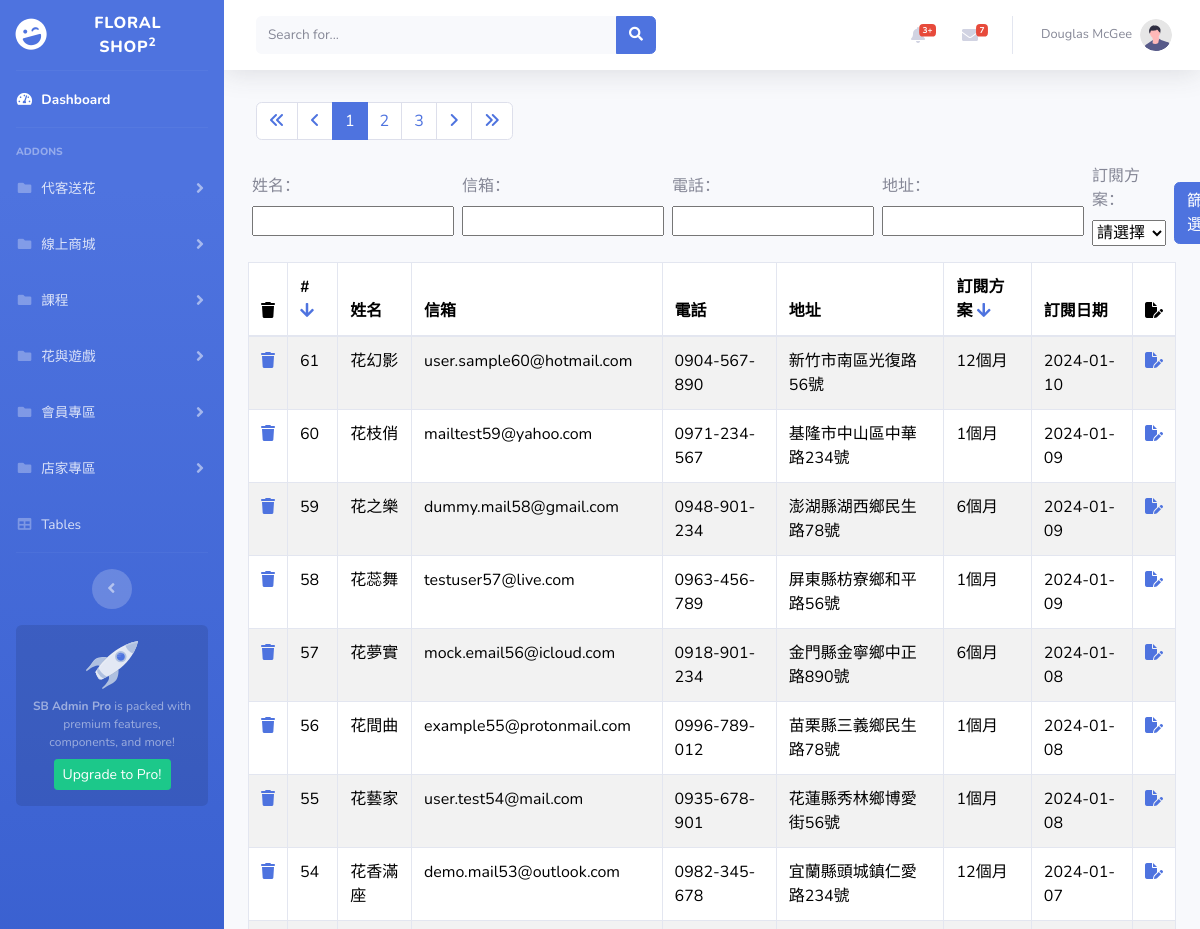
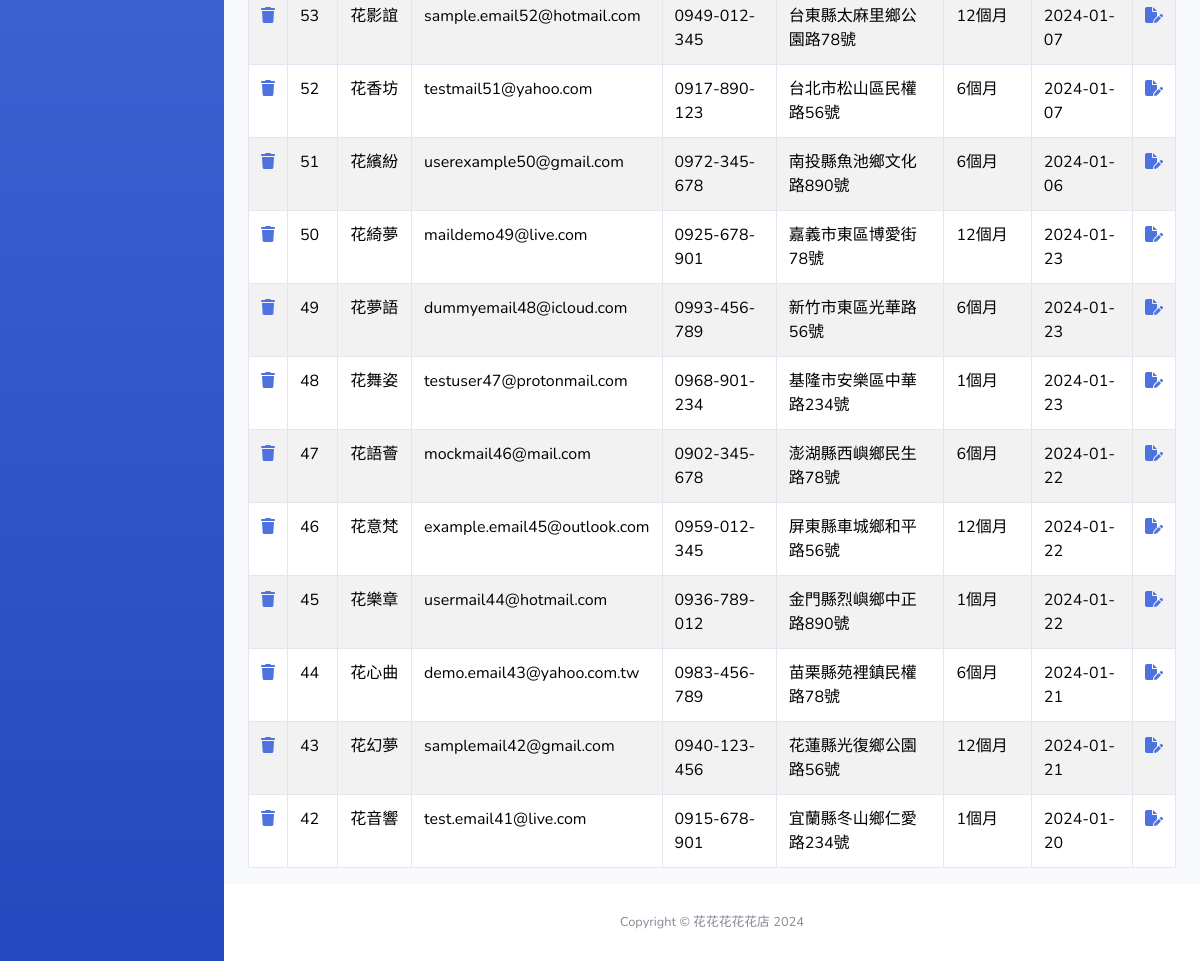
/pages/store/list-admin.php, run on the app's committed database (2 pictures, top to bottom).
### tables this page shows
CREATE TABLE `store` (
  `store_id` int(11) NOT NULL,
  `store_name` varchar(255) NOT NULL,
  `store_account` varchar(255) NOT NULL,
  `store_password` varchar(255) NOT NULL,
  `store_intro` varchar(255) DEFAULT NULL,
  `store_address` varchar(255) DEFAULT NULL,
  `store_path` varchar(255) DEFAULT NULL,
  `store_email` varchar(255) DEFAULT NULL,
  `store_tel` varchar(255) DEFAULT NULL,
  `sub_date` date DEFAULT NULL,
  `sub_id` int(11) DEFAULT NULL,
  `permission_id` int(11) NOT NULL DEFAULT 2
);

CREATE TABLE `store_sub` (
  `sub_id` int(11) NOT NULL,
  `sub_name` varchar(255) NOT NULL,
  `price` int(11) NOT NULL
);

### pages/store/list-admin.php (the view, shortened to what this page needs)
<?php
require '../parts/db_connect.php';
$perPage = 20;
$page = isset($_GET['page']) ? intval($_GET['page']) : 1;
$t_sql = "SELECT COUNT(1) FROM store";
$row = $pdo->query($t_sql)->fetch(PDO::FETCH_NUM);
$totalRows = $row[0];
$totalPages = 0;
$rows = [];
if ($totalRows > 0) {
    $totalPages = ceil($totalRows / $perPage);
    $order = isset($_GET['order']) ? $_GET['order'] : 'desc';
    $sql = "SELECT store_id, store_name, store_email, store_tel, store_address, sub_name, sub_date
        FROM store
        LEFT JOIN store_sub ON store.sub_id = store_sub.sub_id";
    if (isset($_GET['orderBy'])) {
        $orderField = $_GET['orderBy'];
        $orderType = ($order === 'desc') ? 'DESC' : 'ASC';
        $sql .= " ORDER BY store.$orderField $orderType";
    } else {
        $sql .= " ORDER BY store.store_id DESC";
    }
    $sql .= " LIMIT :offset, :limit";
    $stmt = $pdo->prepare($sql);
    $stmt->bindValue(':offset', ($page - 1) * $perPage, PDO::PARAM_INT);
    $stmt->bindValue(':limit', $perPage, PDO::PARAM_INT);
    $stmt->execute();
    $rows = $stmt->fetchAll();
}
?>
<?php include '../parts/html-head.php' ?>
<body id="page-top">
    <div id="wrapper">
        <?php include '../parts/navbar.php' ?>
        <div id="content-wrapper" class="d-flex flex-column">
            <div id="content">
                <?php include '../parts/navtop.php' ?>
                <div class="container-fluid">
                    <div class="row">
                        <div class="row my-2">
                            <nav class="mx-2" aria-label="Page navigation example">
                                <ul class="pagination">
                                    <li class="page-item">
                                        <a class="page-link" href="?page=1&orderBy=<?= $_GET['orderBy'] ?? 'store_id' ?>&order=<?= $_GET['order'] ?? 'desc' ?>&filterName=<?= $_GET['filterName'] ?? '' ?>&filterEmail=<?= $_GET['filterEmail'] ?? '' ?>&filterPhone=<?= $_GET['filterPhone'] ?? '' ?>&filterAddress=<?= $_GET['filterAddress'] ?? '' ?>&filterSubscription=<?= $_GET['filterSubscription'] ?? '' ?>">
                                            <i class="fa-solid fa-angles-left"></i>
                                        </a>
                                    </li>
                                    <li class="page-item">
                                        <a class="page-link" href="?page=<?= $page - 1 ?>&orderBy=<?= $_GET['orderBy'] ?? 'store_id' ?>&order=<?= $_GET['order'] ?? 'desc' ?>&filterName=<?= $_GET['filterName'] ?? '' ?>&filterEmail=<?= $_GET['filterEmail'] ?? '' ?>&filterPhone=<?= $_GET['filterPhone'] ?? '' ?>&filterAddress=<?= $_GET['filterAddress'] ?? '' ?>&filterSubscription=<?= $_GET['filterSubscription'] ?? '' ?>">
                                            <i class="fa-solid fa-angle-left"></i>
                                        </a>
                                    </li>
                                    <?php for ($i = $page - 2; $i <= $page + 2; $i++) :
                                        if ($i >= 1 and $i <= $totalPages) : 0
                                    ?>
                                            <li class="page-item <?= $i == $page ? 'active' : '' ?>">
                                                <a class="page-link" href="?page=<?= $i ?>&orderBy=<?= $_GET['orderBy'] ?? 'store_id' ?>&order=<?= $_GET['order'] ?? 'desc' ?>&filterName=<?= $_GET['filterName'] ?? '' ?>&filterEmail=<?= $_GET['filterEmail'] ?? '' ?>&filterPhone=<?= $_GET['filterPhone'] ?? '' ?>&filterAddress=<?= $_GET['filterAddress'] ?? '' ?>&filterSubscription=<?= $_GET['filterSubscription'] ?? '' ?>">
                                                    <?= $i ?>
                                                </a>
                                            </li>
                                    <?php endif;
                                    endfor; ?>
                                    <li class="page-item">
                                        <a class="page-link" href="?page=<?= $page + 1 ?>&orderBy=<?= $_GET['orderBy'] ?? 'store_id' ?>&order=<?= $_GET['order'] ?? 'desc' ?>&filterName=<?= $_GET['filterName'] ?? '' ?>&filterEmail=<?= $_GET['filterEmail'] ?? '' ?>&filterPhone=<?= $_GET['filterPhone'] ?? '' ?>&filterAddress=<?= $_GET['filterAddress'] ?? '' ?>&filterSubscription=<?= $_GET['filterSubscription'] ?? '' ?>">
                                            <i class="fa-solid fa-angle-right"></i>
                                        </a>
                                    </li>
                                    <li class="page-item">
                                        <a class="page-link" href="?page=<?= $totalPages ?>&orderBy=<?= $_GET['orderBy'] ?? 'store_id' ?>&order=<?= $_GET['order'] ?? 'desc' ?>&filterName=<?= $_GET['filterName'] ?? '' ?>&filterEmail=<?= $_GET['filterEmail'] ?? '' ?>&filterPhone=<?= $_GET['filterPhone'] ?? '' ?>&filterAddress=<?= $_GET['filterAddress'] ?? '' ?>&filterSubscription=<?= $_GET['filterSubscription'] ?? '' ?>">
                                            <i class="fa-solid fa-angles-right"></i>
                                        </a>
                                    </li>
                                </ul>
                            </nav>
                        </div>
                        <form class="d-flex align-items-center" method="get" action="">
                            <div class="form-group mx-1">
                                <label for="filterName">姓名：</label>
                                <input type="text" id="filterName" name="filterName" value="<?= isset($_GET['filterName']) ? htmlentities($_GET['filterName']) : '' ?>">
                            </div>
                            <div class="form-group mx-1">
                                <label for="filterEmail">信箱：</label>
                                <input type="text" id="filterEmail" name="filterEmail" value="<?= isset($_GET['filterEmail']) ? htmlentities($_GET['filterEmail']) : '' ?>">
                            </div>
                            <div class="form-group mx-1">
                                <label for="filterPhone">電話：</label>
                                <input type="text" id="filterPhone" name="filterPhone" value="<?= isset($_GET['filterPhone']) ? htmlentities($_GET['filterPhone']) : '' ?>">
                            </div>
                            <div class="form-group mx-1">
                                <label for="filterAddress">地址：</label>
                                <input type="text" id="filterAddress" name="filterAddress" value="<?= isset($_GET['filterAddress']) ? htmlentities($_GET['filterAddress']) : '' ?>">
                            </div>
                            <div class="form-group mx-1">
                                <label for="filterSubscription">訂閱方案：</label>
                                <select id="filterSubscription" name="filterSubscription">
                                    <option value="" <?= empty($_GET['filterSubscription']) ? 'selected' : '' ?>>請選擇</option>
                                </select>
                            </div>
                            <button type="submit" class="btn btn-primary mx-1  ">篩選</button>
                        </form>
                    </div>
                    <div class="row">
                        <div class="col">
                            <table class="table table-bordered table-striped">
                                <thead>
                                    <tr>
                                        <th><i class="fa-solid fa-trash"></i></th>
                                        <th>#
                                            <a href="?orderBy=store_id&order=<?= (isset($_GET['orderBy']) && $_GET['orderBy'] === 'store_id' && isset($_GET['order']) && $_GET['order'] === 'asc') ? 'desc' : 'asc' ?>&filterName=<?= $_GET['filterName'] ?? '' ?>&filterEmail=<?= $_GET['filterEmail'] ?? '' ?>&filterPhone=<?= $_GET['filterPhone'] ?? '' ?>&filterAddress=<?= $_GET['filterAddress'] ?? '' ?>&filterSubscription=<?= $_GET['filterSubscription'] ?? '' ?>">
                                                <i class="fas <?= (isset($_GET['orderBy']) && $_GET['orderBy'] === 'store_id' && $_GET['order'] === 'asc') ? 'fa-arrow-up' : 'fa-arrow-down' ?>"></i>
                                            </a>
                                        </th>
                                        <th>姓名</th>
                                        <th>信箱</th>
                                        <th>電話</th>
                                        <th>地址</th>
                                        <th>訂閱方案
                                            <a href="?orderBy=sub_id&order=<?= (isset($_GET['orderBy']) && $_GET['orderBy'] === 'sub_id' && isset($_GET['order']) && $_GET['order'] === 'asc') ? 'desc' : 'asc' ?>&filterName=<?= $_GET['filterName'] ?? '' ?>&filterEmail=<?= $_GET['filterEmail'] ?? '' ?>&filterPhone=<?= $_GET['filterPhone'] ?? '' ?>&filterAddress=<?= $_GET['filterAddress'] ?? '' ?>&filterSubscription=<?= $_GET['filterSubscription'] ?? '' ?>">
                                                <i class="fas <?= (isset($_GET['orderBy']) && $_GET['orderBy'] === 'sub_id' && $_GET['order'] === 'asc') ? 'fa-arrow-up' : 'fa-arrow-down' ?>"></i>
                                            </a>
                                        </th>
                                        <th>訂閱日期</th>
                                        <th><i class="fa-solid fa-file-pen"></i></th>
                                    </tr>
                                </thead>
                                <tbody>
                                    <?php foreach ($rows as $r) : ?>
                                        <tr>
                                            <td>
                                                <a href="javascript: delete_one(<?= $r['store_id'] ?>)">
                                                    <i class="fa-solid fa-trash"></i>
                                                </a>
                                            </td>
                                            <td><?= $r['store_id'] ?></td>
                                            <td><?= $r['store_name'] ?></td>
                                            <td><?= $r['store_email'] ?></td>
                                            <td><?= $r['store_tel'] ?></td>
                                            <td><?= htmlentities($r['store_address']) ?></td>
                                            <td><?= $r['sub_name'] ?></td>
                                            <td><?= $r['sub_date'] ?></td>
                                            <td>
                                                <a href="edit.php?store_id=<?= $r['store_id'] ?>"><i class="fa-solid fa-file-pen"></i></a>
                                            </td>
                                        </tr>
                                    <?php endforeach ?>
                                </tbody>
                            </table>
                        </div>
                    </div>
                </div>
            </div>
            <?php include '../parts/footer.php' ?>
        </div>
    </div>
    <?php include '../parts/html-foot.php' ?>

### data on the page
store: store_id "61", store_name "花幻影", store_email "user.sample60@hotmail.com", store_tel "0904-567-890", store_address "新竹市南區光復路56號", sub.sub_name "12個月", sub_date "2024-01-10"
store: store_id "60", store_name "花枝俏", store_email "mailtest59@yahoo.com", store_tel "0971-234-567", store_address "基隆市中山區中華路234號", sub.sub_name "1個月", sub_date "2024-01-09"
store: store_id "59", store_name "花之樂", store_email "dummy.mail58@gmail.com", store_tel "0948-901-234", store_address "澎湖縣湖西鄉民生路78號", sub.sub_name "6個月", sub_date "2024-01-09"
store: store_id "58", store_name "花蕊舞", store_email "testuser57@live.com", store_tel "0963-456-789", store_address "屏東縣枋寮鄉和平路56號", sub.sub_name "1個月", sub_date "2024-01-09"
store: store_id "57", store_name "花夢實", store_email "mock.email56@icloud.com", store_tel "0918-901-234", store_address "金門縣金寧鄉中正路890號", sub.sub_name "6個月", sub_date "2024-01-08"
store: store_id "56", store_name "花間曲", store_email "example55@protonmail.com", store_tel "0996-789-012", store_address "苗栗縣三義鄉民生路78號", sub.sub_name "1個月", sub_date "2024-01-08"
store: store_id "55", store_name "花藝家", store_email "user.test54@mail.com", store_tel "0935-678-901", store_address "花蓮縣秀林鄉博愛街56號", sub.sub_name "1個月", sub_date "2024-01-08"
store: store_id "54", store_name "花香滿座", store_email "demo.mail53@outlook.com", store_tel "0982-345-678", store_address "宜蘭縣頭城鎮仁愛路234號", sub.sub_name "12個月", sub_date "2024-01-07"
store: store_id "53", store_name "花影誼", store_email "sample.email52@hotmail.com", store_tel "0949-012-345", store_address "台東縣太麻里鄉公園路78號", sub.sub_name "12個月", sub_date "2024-01-07"
store: store_id "52", store_name "花香坊", store_email "testmail51@yahoo.com", store_tel "0917-890-123", store_address "台北市松山區民權路56號", sub.sub_name "6個月", sub_date "2024-01-07"
store: store_id "51", store_name "花繽紛", store_email "userexample50@gmail.com", store_tel "0972-345-678", store_address "南投縣魚池鄉文化路890號", sub.sub_name "6個月", sub_date "2024-01-06"
store: store_id "50", store_name "花綺夢", store_email "maildemo49@live.com", store_tel "0925-678-901", store_address "嘉義市東區博愛街78號", sub.sub_name "12個月", sub_date "2024-01-23"
store: store_id "49", store_name "花夢語", store_email "dummyemail48@icloud.com", store_tel "0993-456-789", store_address "新竹市東區光華路56號", sub.sub_name "6個月", sub_date "2024-01-23"
store: store_id "48", store_name "花舞姿", store_email "testuser47@protonmail.com", store_tel "0968-901-234", store_address "基隆市安樂區中華路234號", sub.sub_name "1個月", sub_date "2024-01-23"
store: store_id "47", store_name "花語薈", store_email "mockmail46@mail.com", store_tel "0902-345-678", store_address "澎湖縣西嶼鄉民生路78號", sub.sub_name "6個月", sub_date "2024-01-22"
store: store_id "46", store_name "花意梵", store_email "example.email45@outlook.com", store_tel "0959-012-345", store_address "屏東縣車城鄉和平路56號", sub.sub_name "12個月", sub_date "2024-01-22"
store: store_id "45", store_name "花樂章", store_email "usermail44@hotmail.com", store_tel "0936-789-012", store_address "金門縣烈嶼鄉中正路890號", sub.sub_name "1個月", sub_date "2024-01-22"
store: store_id "44", store_name "花心曲", store_email "demo.email43@yahoo.com.tw", store_tel "0983-456-789", store_address "苗栗縣苑裡鎮民權路78號", sub.sub_name "6個月", sub_date "2024-01-21"
store: store_id "43", store_name "花幻夢", store_email "samplemail42@gmail.com", store_tel "0940-123-456", store_address "花蓮縣光復鄉公園路56號", sub.sub_name "12個月", sub_date "2024-01-21"
store: store_id "42", store_name "花音響", store_email "test.email41@live.com", store_tel "0915-678-901", store_address "宜蘭縣冬山鄉仁愛路234號", sub.sub_name "1個月", sub_date "2024-01-20"
